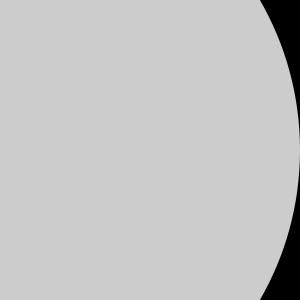
Frame 1 (no input)
Frame 60 (the mouse pressed at the canvas centre just before this capture): blank canvas, image omitted
Frame 120 (the mouse held since frame 60 and released just before this capture): blank canvas, image omitted

The Processing sketch that drew this single still picture (run headless with seeded random() and noise(); from frame 60 on, the mouse is pressed at the canvas centre):

// Processing sketch: sketch_210524a
// ── sketch_210524a.pde
int locationX;
int direction;

void setup() {
  size(300, 300);
  frameRate(30);
  fill(204, 204, 204);
  noStroke();

  locationX = 0;
  direction = -1;
}

void draw() {
  background(0);
  ellipse(locationX, height/2, 600, 600);
  
  locationX = locationX + 10 * direction;
  
  if (locationX < 0 || locationX > width) {
    direction = direction * -1;
  }
}
